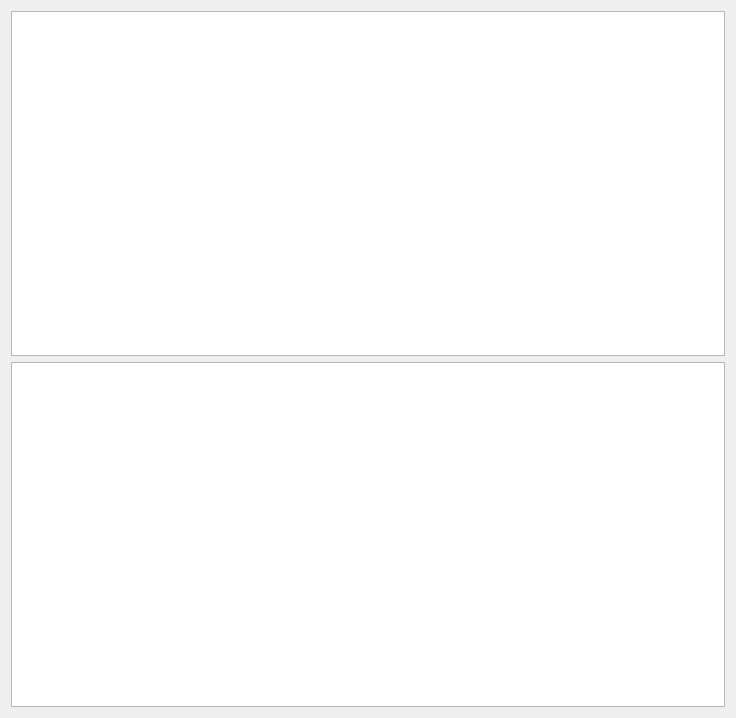
<?xml version="1.0" encoding="UTF-8"?>
<ui version="4.0">
 <class>StShowSYZParameter</class>
 <widget class="QDialog" name="StShowSYZParameter">
  <property name="geometry">
   <rect>
    <x>0</x>
    <y>0</y>
    <width>736</width>
    <height>718</height>
   </rect>
  </property>
  <property name="windowTitle">
   <string>Dialog</string>
  </property>
  <layout class="QGridLayout" name="gridLayout">
   <item row="4" column="0">
    <widget class="QChartView" name="graphicsView_top"/>
   </item>
   <item row="5" column="0">
    <widget class="QChartView" name="graphicsView_bottom"/>
   </item>
  </layout>
 </widget>
 <customwidgets>
  <customwidget>
   <class>QChartView</class>
   <extends>QGraphicsView</extends>
   <header location="global">qchartview.h</header>
  </customwidget>
 </customwidgets>
 <resources/>
 <connections/>
</ui>
